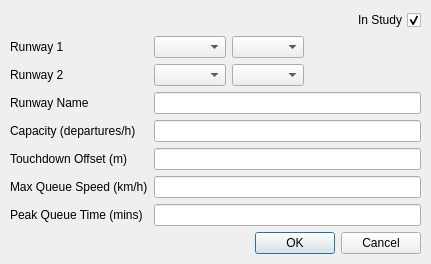
<?xml version="1.0" encoding="UTF-8"?>
<ui version="4.0">
 <class>RunwayDialog</class>
 <widget class="QDialog" name="RunwayDialog">
  <property name="geometry">
   <rect>
    <x>0</x>
    <y>0</y>
    <width>431</width>
    <height>254</height>
   </rect>
  </property>
  <property name="windowTitle">
   <string>Runway Editor</string>
  </property>
  <layout class="QGridLayout" name="gridLayout">
   <property name="sizeConstraint">
    <enum>QLayout::SetMinimumSize</enum>
   </property>
   <property name="margin">
    <number>10</number>
   </property>
   <item row="0" column="0">
    <layout class="QFormLayout" name="formLayout">
     <item row="1" column="0">
      <widget class="QLabel" name="label">
       <property name="text">
        <string>Runway 1</string>
       </property>
      </widget>
     </item>
     <item row="1" column="1">
      <layout class="QHBoxLayout" name="horizontalLayout">
       <item>
        <widget class="QComboBox" name="first_runway_number"/>
       </item>
       <item>
        <widget class="QComboBox" name="first_runway_letter"/>
       </item>
       <item>
        <spacer name="horizontalSpacer">
         <property name="orientation">
          <enum>Qt::Horizontal</enum>
         </property>
         <property name="sizeHint" stdset="0">
          <size>
           <width>40</width>
           <height>20</height>
          </size>
         </property>
        </spacer>
       </item>
      </layout>
     </item>
     <item row="2" column="0">
      <widget class="QLabel" name="label_6">
       <property name="text">
        <string>Runway 2</string>
       </property>
      </widget>
     </item>
     <item row="2" column="1">
      <layout class="QHBoxLayout" name="horizontalLayout_2">
       <item>
        <widget class="QComboBox" name="second_runway_number"/>
       </item>
       <item>
        <widget class="QComboBox" name="second_runway_letter"/>
       </item>
       <item>
        <spacer name="horizontalSpacer_2">
         <property name="orientation">
          <enum>Qt::Horizontal</enum>
         </property>
         <property name="sizeHint" stdset="0">
          <size>
           <width>40</width>
           <height>20</height>
          </size>
         </property>
        </spacer>
       </item>
      </layout>
     </item>
     <item row="3" column="0">
      <widget class="QLabel" name="label_7">
       <property name="text">
        <string>Runway Name</string>
       </property>
      </widget>
     </item>
     <item row="3" column="1">
      <widget class="QLineEdit" name="runway_id"/>
     </item>
     <item row="4" column="0">
      <widget class="QLabel" name="label_5">
       <property name="text">
        <string>Capacity (departures/h)</string>
       </property>
      </widget>
     </item>
     <item row="4" column="1">
      <widget class="QLineEdit" name="capacity">
       <property name="toolTip">
        <string>Enter the hourly capacity as number of departures per hour</string>
       </property>
      </widget>
     </item>
     <item row="5" column="0">
      <widget class="QLabel" name="label_2">
       <property name="text">
        <string>Touchdown Offset (m)</string>
       </property>
      </widget>
     </item>
     <item row="5" column="1">
      <widget class="QLineEdit" name="touchdown">
       <property name="toolTip">
        <string>Enter the distance between the runway end and the point of touchdown</string>
       </property>
      </widget>
     </item>
     <item row="6" column="0">
      <widget class="QLabel" name="label_3">
       <property name="text">
        <string>Max Queue Speed (km/h)</string>
       </property>
      </widget>
     </item>
     <item row="6" column="1">
      <widget class="QLineEdit" name="max_queue_speed">
       <property name="toolTip">
        <string>Enter the speed that the aircraft travels when queuing</string>
       </property>
      </widget>
     </item>
     <item row="7" column="0">
      <widget class="QLabel" name="label_4">
       <property name="text">
        <string>Peak Queue Time (mins)</string>
       </property>
      </widget>
     </item>
     <item row="7" column="1">
      <widget class="QLineEdit" name="peak_queue_time">
       <property name="toolTip">
        <string>Enter the time spent queuing to use this runway</string>
       </property>
      </widget>
     </item>
     <item row="8" column="1">
      <widget class="QDialogButtonBox" name="buttonBox">
       <property name="orientation">
        <enum>Qt::Horizontal</enum>
       </property>
       <property name="standardButtons">
        <set>QDialogButtonBox::Cancel|QDialogButtonBox::Ok</set>
       </property>
      </widget>
     </item>
     <item row="0" column="1">
      <layout class="QHBoxLayout" name="horizontalLayout_3">
       <property name="topMargin">
        <number>0</number>
       </property>
       <property name="rightMargin">
        <number>0</number>
       </property>
       <item>
        <spacer name="horizontalSpacer_3">
         <property name="orientation">
          <enum>Qt::Horizontal</enum>
         </property>
         <property name="sizeHint" stdset="0">
          <size>
           <width>40</width>
           <height>20</height>
          </size>
         </property>
        </spacer>
       </item>
       <item>
        <widget class="QCheckBox" name="instudy">
         <property name="layoutDirection">
          <enum>Qt::RightToLeft</enum>
         </property>
         <property name="text">
          <string>In Study</string>
         </property>
         <property name="checked">
          <bool>true</bool>
         </property>
        </widget>
       </item>
      </layout>
     </item>
    </layout>
   </item>
  </layout>
 </widget>
 <tabstops>
  <tabstop>first_runway_number</tabstop>
  <tabstop>first_runway_letter</tabstop>
  <tabstop>second_runway_number</tabstop>
  <tabstop>second_runway_letter</tabstop>
  <tabstop>runway_id</tabstop>
  <tabstop>capacity</tabstop>
  <tabstop>touchdown</tabstop>
  <tabstop>max_queue_speed</tabstop>
  <tabstop>peak_queue_time</tabstop>
 </tabstops>
 <resources/>
 <connections>
  <connection>
   <sender>buttonBox</sender>
   <signal>accepted()</signal>
   <receiver>RunwayDialog</receiver>
   <slot>accept()</slot>
   <hints>
    <hint type="sourcelabel">
     <x>248</x>
     <y>254</y>
    </hint>
    <hint type="destinationlabel">
     <x>157</x>
     <y>274</y>
    </hint>
   </hints>
  </connection>
  <connection>
   <sender>buttonBox</sender>
   <signal>rejected()</signal>
   <receiver>RunwayDialog</receiver>
   <slot>reject()</slot>
   <hints>
    <hint type="sourcelabel">
     <x>316</x>
     <y>260</y>
    </hint>
    <hint type="destinationlabel">
     <x>286</x>
     <y>274</y>
    </hint>
   </hints>
  </connection>
 </connections>
</ui>
